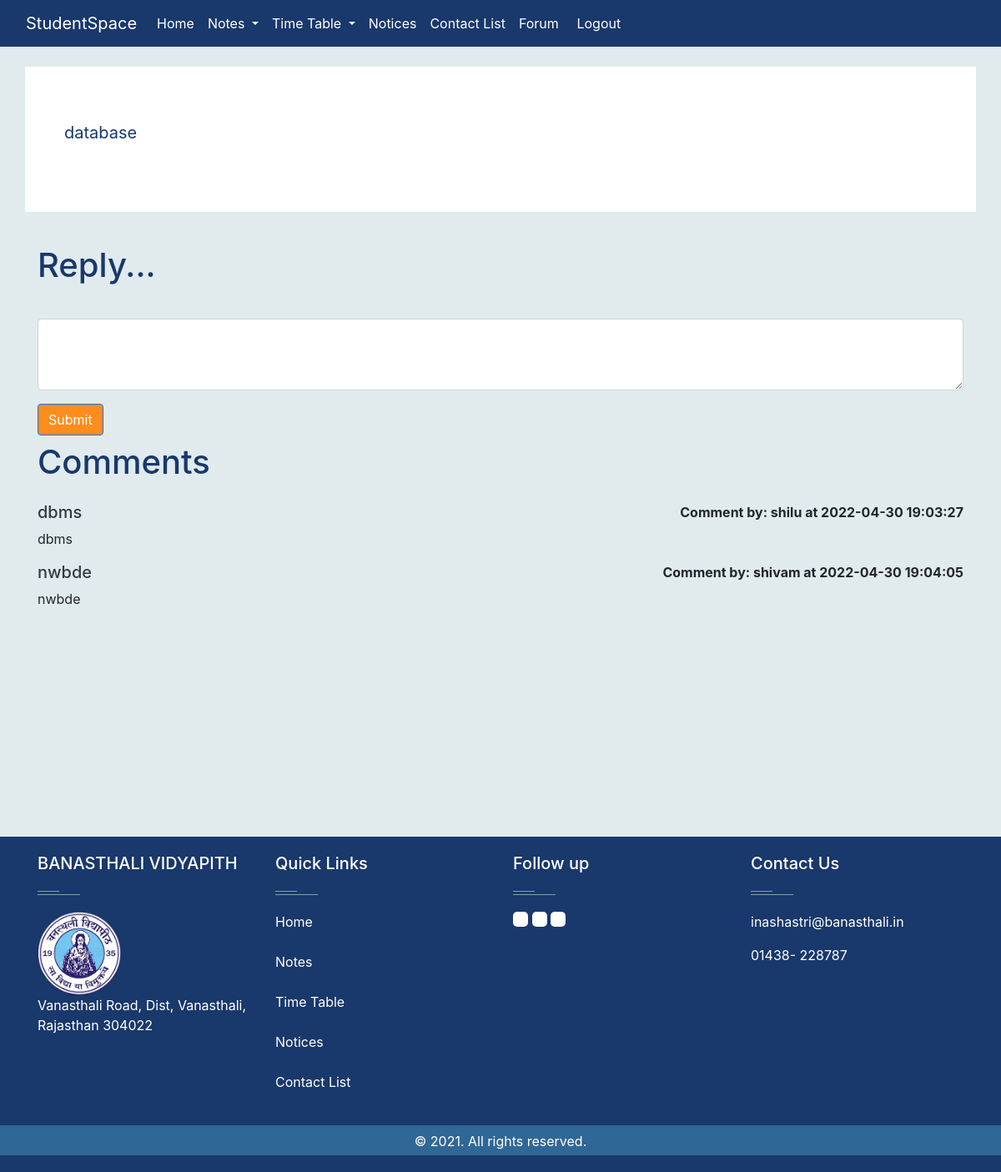
/Forum/threadlist.php?catid=4 (signed in), run on the app's committed database.
### tables this page shows
CREATE TABLE `categories` (
  `category_id` int(11) NOT NULL,
  `category_name` varchar(100) NOT NULL,
  `category_description` varchar(100) NOT NULL,
  `created` date NOT NULL DEFAULT current_timestamp()
);

CREATE TABLE `threads` (
  `thread_id` int(11) NOT NULL,
  `thread_desc` varchar(300) NOT NULL,
  `thread_cat_id` int(11) NOT NULL,
  `thread_user_name` varchar(100) NOT NULL,
  `timestamp` datetime NOT NULL
);

### Forum/threadlist.php (the view, shortened to what this page needs)
<?php session_start();
if(isset($_SESSION['id']))
{
    ?>
    <!doctype html>
    <html lang="en">
    <head>
        <link rel="stylesheet" href="https://stackpath.bootstrapcdn.com/bootstrap/4.5.0/css/bootstrap.min.css"
>
    </head>
    <body>
        <?php include "../files/db.php"?>
        <?php include "../files/nav_logout.php"?>
        <?php
            $cat_id = $_GET['catid'];
            $sql = "SELECT * FROM categories WHERE category_id= $cat_id";
            $result = mysqli_query($conn, $sql);
            while($row = mysqli_fetch_assoc($result)){
                $catdesc = $row['category_description'];
            }
        ?>
        <div class="container my-4" style="background-color:#fff;">
            <div class="jumbotron"style="background-color:#fff;">
                <p class="lead" style="color:#19386b;"> <b><?php echo $catdesc;?></b></p>
            </div>
        </div>
        <?php
            echo '<div class="container">
            <h1 class="py-2" style="color:#19386b;">Reply...</h1>
            <form action="'. $_SERVER["REQUEST_URI"] . '" method="post">
                <div class="form-group">
                    <label for="exampleFormControlTextarea1"></label>
                    <textarea class="form-control" id="desc" name="desc" rows="3"></textarea>
                </div>
                <button type="submit" class="btn btn-primary" name="thread">Submit</button>
            </form>
            </div>';
        ?>
        <div class="container mb-5" id="ques">
            <h1 class="py-2" style="color:#19386b;">Comments</h1>
        <?php
            $id = $_GET['catid'];
            $sql = "SELECT * FROM `threads` WHERE thread_cat_id=$id";
            $result = mysqli_query($conn, $sql);
            while($row = mysqli_fetch_assoc($result)){
                $id = $row['thread_id'];
                $desc = $row['thread_desc'];
                $thread_time = $row['timestamp'];
                $thread_user_name = $row['thread_user_name'];
                echo '<div class="media my-3">
                    <div class="media-body">'.
                    '<h5 class="mt-0"> <a class="text-dark" href="thread.php?thread_id=' . $id. '">'. $desc . ' </a></h5>
                        '. $desc . ' </div>'.'<div class="font-weight-bold my-0"> Comment by: '. $thread_user_name . ' at '. $thread_time. '</div>'.
                '</div>';
            }
        ?>
        </div>
        <?php include "../files/footer.php" ; ?>
    </body>
    </html>
    <?php
}
else{
    echo '<script>alert("Session Expired! login to continue!"); window.location.href="index.php"</script>';
}
?>

### contact/footer.css (style rules this page uses)
.btn { background-color: #ff8d1e; color: #fff; }

### Forum/threadlist.php (style rules this page uses)
#ques { min-height: 433px; }
body { background: #E1ebee; }

### data on the page
categories: category_description "database"
threads: thread_desc "dbms", thread_user_name "shilu", timestamp "2022-04-30 19:03:27"
threads: thread_desc "nwbde", thread_user_name "shivam", timestamp "2022-04-30 19:04:05"
